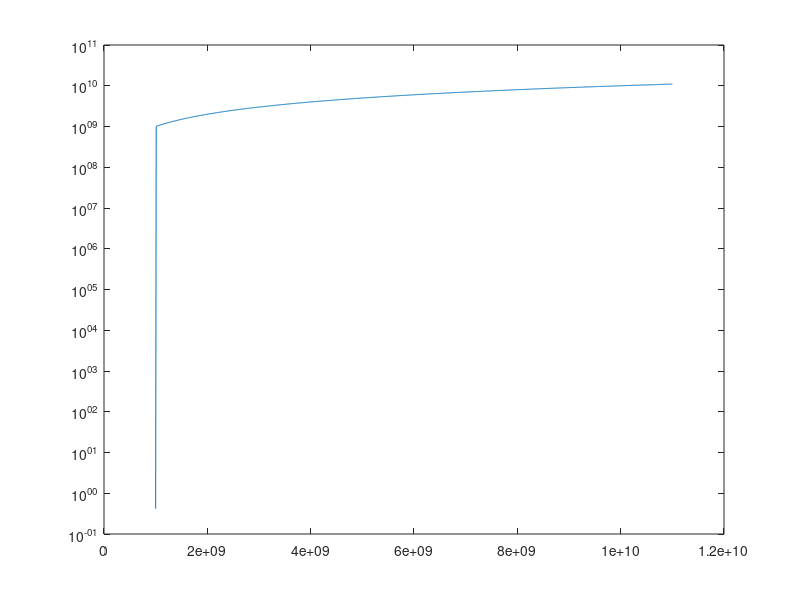

Here is the MATLAB script that generated this plot: (Note: this script raises an error after producing the figure.)
% Theo and Stephen

close all                   % Close all current figure
load("comms432proj1.mat");  % Load channel data
M = 16;                     % Size of signal constellation
k = log2(M);                % Number of bits per symbol
n = 600000;                 % Number of bits to process
numSamplesPerSymbol = 1;    % Oversampling factor
rng default                 % Use default random number generator

% Constants defined by theo - should be changed?
P = 10e-6; % power is 10uWatts
No = 10e-14; % noise floor

sym_rates = f*10e6;              % Datarates from 0 to 1.1 Gb/s.  f given by clarkson dataset
bers = sym_rates;                % allowcate space for BER results (by copying sym_rates).

SIM_CASE = 1; % SIM_CASE [1..4] Corelates to section 1..4 on project instructions.

for i=1:size(sym_rates,2)        % Iterate over the 2nd dimension of sym_rates.
    
    Ts = 1/sym_rates(i);         % symbol time
    snr_bit_db = 10*log10((P*Ts)/(k*No));   % snr per bit
    snr = snr_bit_db + 10*log10(k) - 10*log10(numSamplesPerSymbol); % converts bitwise ebno to symbolwise ebno
    
    dataIn = randi([0 1],n,1);  % Generate vector of random binary data
    
    if SIM_CASE==1
        % Fulfils case 1 of project instructions
        dataInMatrix = reshape(dataIn,length(dataIn)/k,k);   % Reshape data into binary k-tuples, k = log2(M)
        dataSymbolsIn = bi2de(dataInMatrix);                 % Convert to integers
        dataMod = qammod(dataSymbolsIn,M,'bin');            % Binary coding, phase offset = 0
        receivedSignal = awgn(dataMod,snr,'measured');      % send data through awgn channel
        dataSymbolsOut = qamdemod(receivedSignal,M,'bin');  % detect symbols
        dataOutMatrix = de2bi(dataSymbolsOut,k);            % symbols to binary
        dataOut = dataOutMatrix(:);                         % Return data in column vector
        [numErrors,ber] = biterr(dataIn,dataOut);           % compute BER
        bers(i) = ber;                                      % save BER value
    elseif SIM_CASE==2
        % TODO - probably copy alot of code from case 1
        % 10 non-distortingband limited channels... (see handout)
    elseif SIM_CASE==3
        % TODO
        % handout section 3
    elseif SIM_CASE==4
        % TODO
        % Handout section 4
    end
    
end

% make a nice plot below:
plot(sym_rates,bers)
set(gca, 'YScale', 'log')
set(gca, 'XScale', 'linear')
ax = gca;
ax.XGrid = 'on';
ax.YGrid = 'on';
xlabel('Data Rate');
ylabel('BER');
hold on
title('BER vs Data Rate');
% HOLD ON, CHANGE M, run again and then do hold off.
legend('16 QAM')